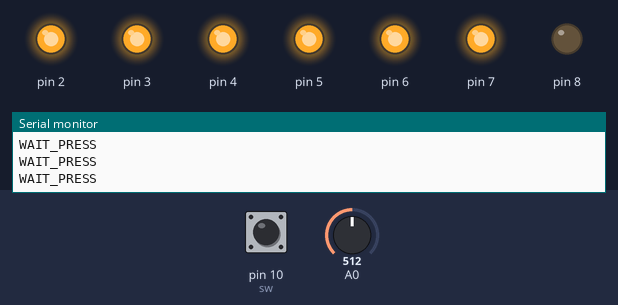
The sketch below on a simulated Arduino Uno, built with avr-gcc and run on an emulated ATmega328P. Parts: output pins drawn as LEDs (lit = HIGH), the last lines printed to the serial monitor. The inputs (shaded band) are chosen by the test bench; at power-on: pin 10 (sw) HIGH, A0 = 512.

Above: at 1.2 s.
1.3 s: pin 10 (sw) pulled LOW for 0.3 s
At 2.8 s:
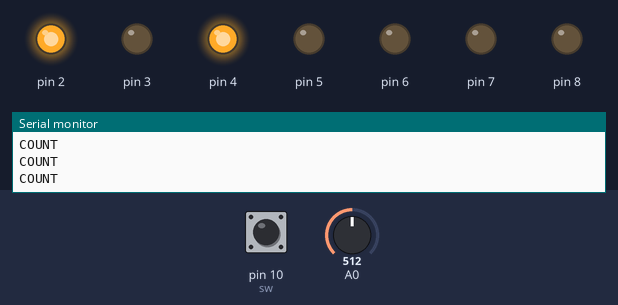
4.7 s: A0 set to 789
7.8 s: A0 set to 811
At 8.5 s:
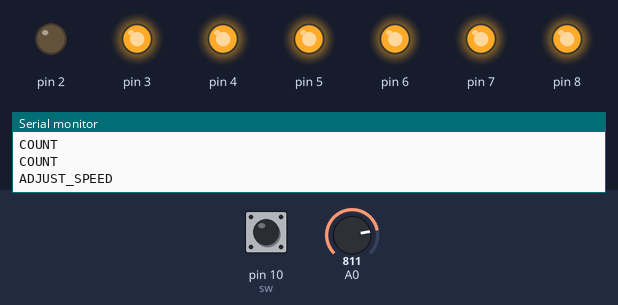
10.2 s: A0 set to 790
At 11.8 s:
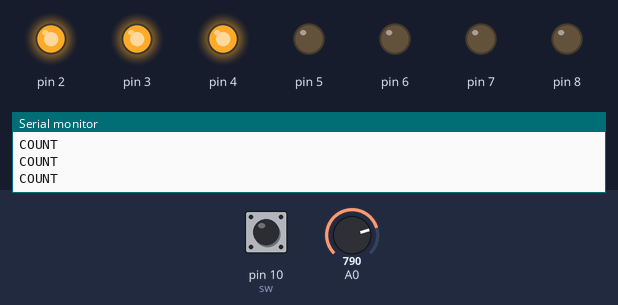
17.4 s: pin 10 (sw) pulled LOW for 3.2 s
At 18.8 s:
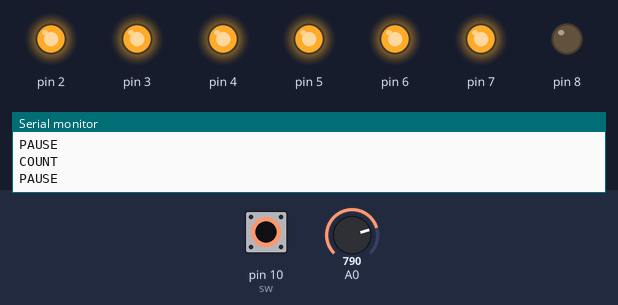
Timing chart, 0 to 20.4 s (numbered marks = the images above; inputs shaded):
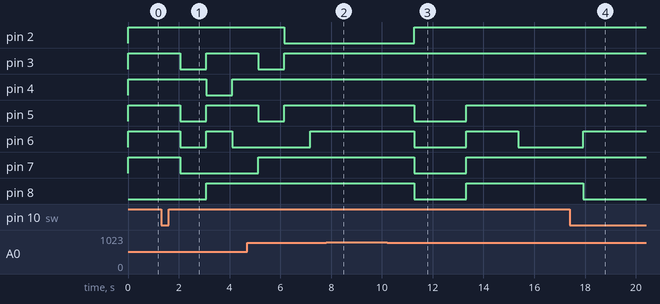

The sketch:

S23_LAB5_sample.ino
```cpp
#include "Timer.h"

int a = 3;
int b = 2;
int c = 4;
int d = 5;
int e = 6;
int f = 7;
int g = 8;
int dp = 9;
int sw = 10;

int LEDS[7] {a, b, c, d, e, f, g};
int nums[11][7] {
  {1, 1, 1, 1, 1, 1, 0}, //0
  {0, 1, 1, 0, 0, 0, 0}, //1
  {1, 1, 0, 1, 1, 0, 1}, //2
  {1, 1, 1, 1, 0, 0, 1}, //3
  {0, 1, 1, 0, 0, 1, 1}, //4
  {1, 0, 1, 1, 0, 1, 1}, //5
  {1, 0, 1, 1, 1, 1, 1}, //6
  {1, 1, 1, 0, 0, 0, 0}, //7
  {1, 1, 1, 1, 1, 1, 1}, //8
  {1, 1, 1, 1, 0, 1, 1}, //9
  {0, 0, 0, 0, 0, 0, 0}, //off
};

void outNum(int x) { //outputs number x on the display
  for (int i = 0; i < 7; i++) {
    if (nums[x][i] == 1) {
      digitalWrite(LEDS[i], HIGH);
    }
    else {
      digitalWrite(LEDS[i], LOW);
    }
  }
}

int readStick() { //returns 1 if the joystick was up, 2 if it is down, 0 for anything else
  // you may have to read from A0 instead of A1 depending on how you orient the joystick
  if (analogRead(A0) > 800) {
    return 2; // down
  }
  else if (analogRead(A0) < 200) {
    return 1; // up
  }
  else {
    return 0;
  }

}

unsigned char cflag = 0; // count flag
unsigned int count = 0;  // display count
unsigned long tcnt = 0; // tick count
unsigned int speed[3] = {4,2,1}; // array of speeds
unsigned int val = 1; // value to determine speed

// write state machine here
enum states { INIT, WAIT_PRESS, COUNT, PAUSE, ADJUST_SPEED  } state;

void Tick() {
  int buttonPress = !digitalRead(sw);
  int stickDirection = readStick();
  // Transitions
  switch (state) {
    case INIT:
      state = WAIT_PRESS;
      break;

    case WAIT_PRESS:
      if (buttonPress) {
        state = COUNT;
      }
      break;

    case COUNT:
      if (buttonPress) {
        state = PAUSE;
      } else if (stickDirection != 0) {  // Use the stored joystick direction
        state = ADJUST_SPEED;
      }
      break;

    case PAUSE:
      if (buttonPress) {
        state = COUNT;
      }
      break;

    case ADJUST_SPEED:
      if (stickDirection == 0) {  // If joystick is in neutral position, go back to COUNT state
        state = COUNT;
      }
      break;

    default:
      state = INIT;
      break;
  }

  // State Actions
  switch (state) {
    case INIT:
      Serial.println("INIT");
      outNum(0);
      break;

    case WAIT_PRESS:
      Serial.println("WAIT_PRESS");
      break;

    case COUNT:
      Serial.println("COUNT");
      tcnt++;
      if (tcnt >= speed[val]) {
        tcnt = 0;
        count = (count + 1) % 10;
        outNum(count);
      }
      break;

    case PAUSE:
      Serial.println("PAUSE");
      break;

    case ADJUST_SPEED:
      Serial.println("ADJUST_SPEED");
      if (stickDirection == 1 && val < 2) { // Up
        val++;
      } else if (stickDirection == 2 && val > 0) { // Down
        val--;
      }
      break;

    default:
      Serial.println("default");
      break;
  }
}


void setup() {
  // put your setup code here, to run once:
  for(int i = 0; i < 7; i++) {
    pinMode(LEDS[i], OUTPUT);
  }
  pinMode(A1, INPUT);
  pinMode(sw, INPUT_PULLUP);
  TimerSet(500);
  TimerOn();
  Serial.begin(9600);
  state = INIT;
  outNum(0);
}

void loop() {
  // put your main code here, to run repeatedly:
  // call tick function here
  Tick();
  while (!TimerFlag){}  // Wait for BL's period
  TimerFlag = 0;
}
```

Timer.h
```cpp
// Permission to copy is granted provided that this header remains intact.
// This software is provided with no warranties.

////////////////////////////////////////////////////////////////////////////////

#ifndef Timer
#define Timer

#include "Arduino.h"

volatile unsigned char TimerFlag = 0; // TimerISR() sets this to 1. C programmer should clear to 0.

// Internal variables for mapping AVR's ISR to our cleaner TimerISR model.
unsigned long _avr_timer_M = 1; // Start count from here, down to 0. Default 1ms
unsigned long _avr_timer_cntcurr = 0; // Current internal count of 1ms ticks

// Set TimerISR() to tick every M ms
void TimerSet(unsigned long M) {
	_avr_timer_M = M;
	_avr_timer_cntcurr = _avr_timer_M;
}

void TimerOn() {
	// AVR timer/counter controller register TCCR1
  TCCR1B 	= 0x0B;	// bit3 = 1: CTC mode (clear timer on compare)
					// bit2bit1bit0=011: prescaler /64
					// 00001011: 0x0B
					// SO, 16 MHz clock or 16,000,000 /64 = 250,000 ticks/s
					// Thus, TCNT1 register will count at 250,000 ticks/s
          // FOR MICROSECONDS:
          // bit3 = 1: CTC mode (clear timer on compare)
					// bit2bit1bit0=010: prescaler /64
					// 00001011: 0x0A
					// SO, 16 MHz clock or 16,000,000 /8 = 2,000,000 ticks/s
					// Thus, TCNT1 register will count at 2,000,000 ticks/s

	// AVR output compare register OCR1A.
	OCR1A 	= 250;	// Timer interrupt will be generated when TCNT1==OCR1A
					// We want a 1 ms tick. 0.001 s * 250,000 ticks/s = 250
					// So when TCNT1 register equals 250,
					// 1 ms has passed. Thus, we compare to 250.
					// AVR timer interrupt mask register
          // FOR MICROSECONDS:
          // Timer interrupt will be generated when TCNT1==OCR1A
					// We want a 1 us tick. 0.000001 s * 2,000,000 ticks/s = 2
					// So when TCNT1 register equals 2,
					// 1 us has passed. Thus, we compare to 2.
					// AVR timer interrupt mask register

	TIMSK1 	= 0x02; // bit1: OCIE1A -- enables compare match interrupt

	//Initialize avr counter
	TCNT1 = 0;

	// TimerISR will be called every _avr_timer_cntcurr milliseconds
	_avr_timer_cntcurr = _avr_timer_M;

	//Enable global interrupts
	SREG |= 0x80;	// 0x80: 1000000
}

void TimerOff() {
	TCCR1B 	= 0x00; // bit3bit2bit1bit0=0000: timer off
}

void TimerISR() {
	TimerFlag = 1;
}

// In our approach, the C programmer does not touch this ISR, but rather TimerISR()
ISR(TIMER1_COMPA_vect)
{
	// CPU automatically calls when TCNT0 == OCR0 (every 1 ms per TimerOn settings)
	_avr_timer_cntcurr--; 			// Count down to 0 rather than up to TOP
	if (_avr_timer_cntcurr == 0) { 	// results in a more efficient compare
		TimerISR(); 				// Call the ISR that the user uses
		_avr_timer_cntcurr = _avr_timer_M;
	}
}

#endif //Timer
```

Measured:
- the behaviour switches between 800 and 801 on A0 (found by bisection; images 1 and 2)
- after the input at 1.3 s, pin 3, pin 5: HIGH → LOW after 0.75 s, → HIGH 1.0 s later; pin 4: HIGH → LOW after 1.8 s, → HIGH 1.0 s later; pin 6: HIGH → LOW after 0.75 s, → HIGH 1.0 s later, → LOW 1.0 s later; pin 7: HIGH → LOW after 0.75 s; pin 8: LOW → HIGH after 1.8 s
- after the input at 7.8 s, pin 2: stays LOW (without the input it goes to HIGH after 0.39 s); pin 5–8: stays HIGH (without the input it goes to LOW after 0.39 s)
- after the input at 10.2 s, pin 2: LOW → HIGH after 1.1 s; pin 5, pin 7, pin 8: HIGH → LOW after 1.1 s, → HIGH 2.0 s later; pin 6: HIGH → LOW after 1.1 s, → HIGH 2.0 s later, → LOW 2.0 s later
- after the input at 17.4 s, pin 3, pin 5, pin 7: stays HIGH (without the input it goes to LOW after 2.1 s); pin 4: stays HIGH (without the input it goes to LOW after 4.1 s)
